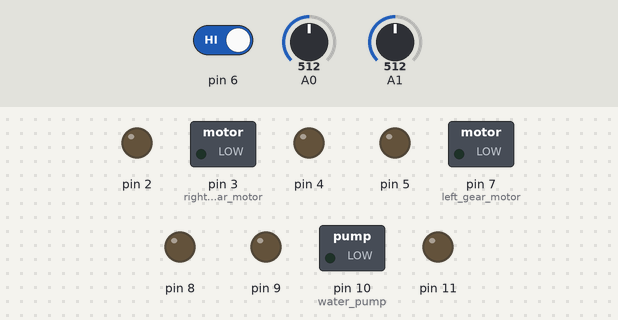
The sketch below on a simulated Arduino Uno, built with avr-gcc and run on an emulated ATmega328P. Shown: switched loads named in the sketch (green lamp = pin HIGH), output pins drawn as LEDs (lit = HIGH). Inputs (shaded band) come from the test bench; at power-on: A0 = 512, A1 = 512, pin 6 HIGH.

Above: at 1.2 s.
1.3 s: A0 set to 106
2.8 s: A0 set to 94
At 4.0 s:
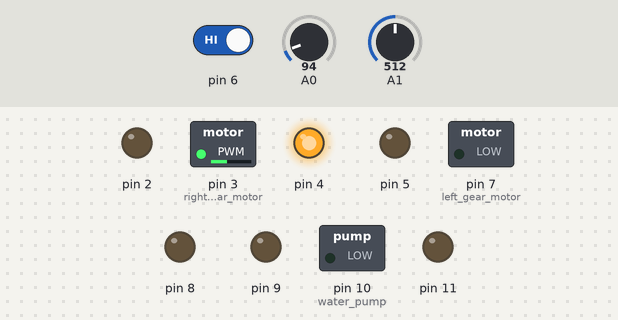
4.3 s: A1 set to 109
5.8 s: A1 set to 95
At 6.5 s:
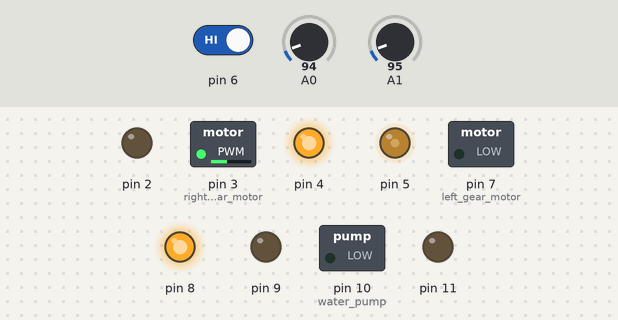
7.3 s: pin 6 driven LOW
At 7.7 s:
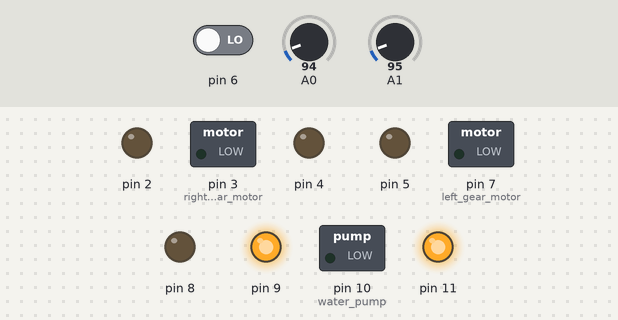
8.8 s: pin 6 driven HIGH
At 11.9 s:
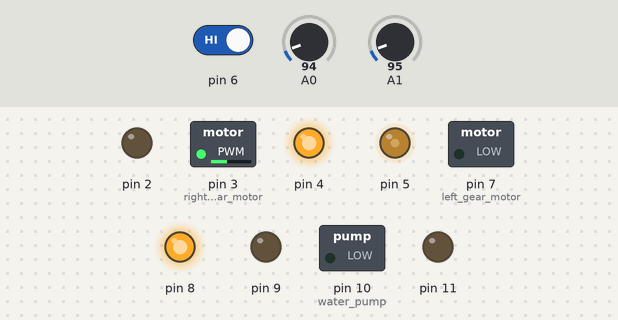
Timing chart, 0 to 12.8 s (numbered marks = the images above; inputs shaded):
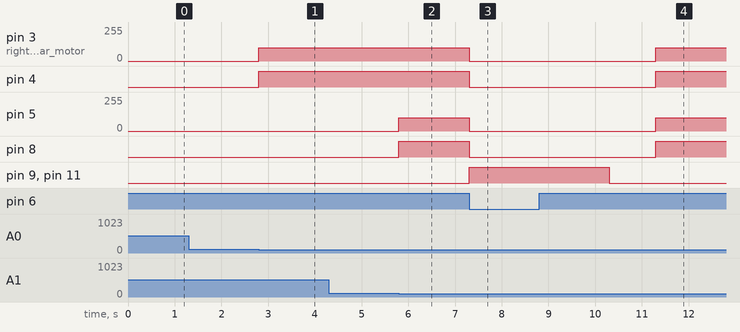

The sketch:

Project4.ino
```cpp
void setup(){
  // put your setup code here, to run once:
pinMode (9,OUTPUT);
pinMode (10,OUTPUT);       //water pump
pinMode (11,OUTPUT);

pinMode (5,OUTPUT);
pinMode (7,OUTPUT);       // left gear motor
pinMode (8,OUTPUT);

pinMode (2,OUTPUT);
pinMode (3,OUTPUT);      // right gear motor
pinMode (4,OUTPUT);
}

void loop() {
  // put your main code here, to run repeatedly:
int flamesensor = digitalRead (6);
int leftsensor = analogRead(A1);
    int rightsensor = analogRead(A0);
    if (flamesensor == LOW){
      digitalWrite (5,LOW);            //stop
      digitalWrite (7,LOW);
      digitalWrite (8,LOW);

      digitalWrite (3,LOW);
      digitalWrite (2,LOW);
      digitalWrite (4,LOW);

      digitalWrite (9,HIGH);           //water pump
      digitalWrite (10,LOW);
      digitalWrite (11,HIGH);
      delay(3000);
      digitalWrite (9,LOW);
      digitalWrite (10,LOW);
      digitalWrite (11,LOW);
      delay(1000);
      }
      else {
if (rightsensor<100 && leftsensor<100){
analogWrite(5,100);
digitalWrite (7,LOW);
digitalWrite (8,HIGH);

analogWrite(3,100);
digitalWrite (2,LOW);
digitalWrite (4,HIGH);
  }
  if (rightsensor>100 && leftsensor<100){
analogWrite(5,100);
digitalWrite (7,LOW);
digitalWrite (8,HIGH);

digitalWrite (3,LOW);
digitalWrite (2,LOW);
digitalWrite (4,LOW);
}
if (rightsensor<100 && leftsensor>100){
digitalWrite (5,LOW);
digitalWrite (7,LOW);
digitalWrite (8,LOW);

analogWrite(3,100);
digitalWrite (2,LOW);
digitalWrite (4,HIGH);
  }
}
        }
```

Measured:
- the behaviour switches between 100 and 99 on A0 (found by bisection; images 0 and 1)
- the behaviour switches between 100 and 99 on A1 (found by bisection; images 1 and 2)
- after the input at 1.3 s, every drawn part: stays the same
- after the input at 2.8 s, pin 3 (right_gear_motor): 0/255 → 100/255 at once; pin 4: LOW → HIGH at once
- after the input at 4.3 s, every drawn part: stays the same
- after the input at 5.8 s, pin 5: 0/255 → 100/255 at once; pin 8: LOW → HIGH at once
- after the input at 7.3 s, pin 3 (right_gear_motor), pin 5: 100/255 → 0/255 at once; pin 4, pin 8: HIGH → LOW at once; pin 9, pin 11: LOW → HIGH at once
- after the input at 8.8 s, pin 3 (right_gear_motor), pin 5: 0/255 → 100/255 after 2.5 s; pin 4, pin 8: LOW → HIGH after 2.5 s; pin 9, pin 11: goes on until 10.3 s, then stays LOW
